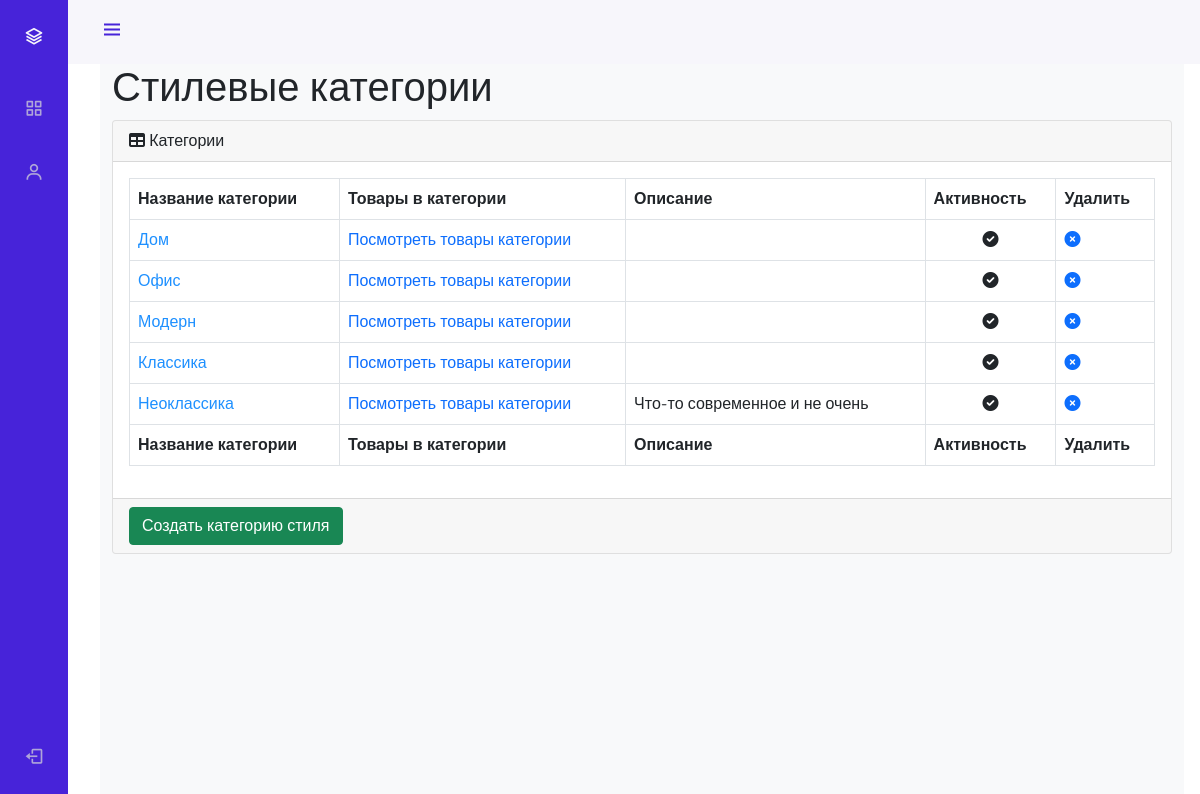
Screenshot of /admin_staff/categories/read/ with the database file from the repository.
### mainapp/models.py (models this page shows, shortened)
class StyleCategory(models.Model):
    name = models.CharField(
        verbose_name='имя',
        max_length=64,
        unique=True
    )
    description = models.TextField(
        verbose_name='описание',
        blank=True
    )
    is_active = models.BooleanField(
        verbose_name='активность',
        default=True
    )

### adminapp/views.py (the view)
# urls.py: path('categories/read/', adminapp.categories, name='categories'),
def categories(request):
    title = 'админка/категории'
    style_categories_list = StyleCategory.objects.all()
    context = {
        'title': title,
        'objects': style_categories_list
    }
    return render(request, 'adminapp/categories.html', context)

### mainapp/context_processor.py (called while the page is built)
def basket(request):
    print(f'context processor basket works')
    basket = []
    if request.user.is_authenticated:
        basket = Basket.objects.filter(user=request.user)
    return {'basket': basket, }

### adminapp/templates/adminapp/categories.html
{% extends 'adminapp/base.html' %}
{% load static %}
{% block content %}
<main>
    <div class="container-fluid">
        <h1 class="mt-4">Стилевые категории</h1>
        <div class="card mb-4">
            <div class="card-header">
                <i class="fas fa-table mr-1"></i>
                Категории
            </div>
            <div class="card-body">
                <div class="table-responsive">
                    <table class="table table-bordered" id="dataTable" width="100%" cellspacing="0">
                        <thead>
                        <tr>
                            <th>Название категории</th>
                            <th>Товары в категории</th>
                            <th>Описание</th>
                            <th>Активность</th>
                            <th>Удалить</th>
                        </tr>
                        </thead>
                        <tfoot>
                        <tr>
                            <th>Название категории</th>
                            <th>Товары в категории</th>
                            <th>Описание</th>
                            <th>Активность</th>
                            <th>Удалить</th>
                        </tr>
                        </tfoot>
                        <tbody>
                        {% for style_category in objects %}
                            <tr {% if not style_category.is_active %} style="opacity: 0.5;" {% endif %}>
                                <td><a href="{% url 'admin_staff:category_update' style_category.id %}" style="color: dodgerblue">{{ style_category.name }}</a></td>
                                <td><a href="{% url 'admin_staff:products' style_category.pk %}">Посмотреть товары категории</a></td>
                                <td>{{ style_category.description }}</td>
                                <td class="text-center">
                                    {% if style_category.is_active %}
                                        <i class="fa fa-check-circle"></i>
                                    {% else %}
                                        <i class="fa fa-times-circle"></i>
                                    {% endif %}
                                </td>
                                <td>
                                    <a {% if not style_category.is_active %} class="invisible" {% endif %} href="{% url 'admin_staff:category_delete' pk=style_category.id %}">
                                        <i class="fa fa-times-circle"></i>
                                    </a>
                                </td>
                            </tr>
                        {% endfor %}
                        </tbody>
                    </table>
                </div>
            </div>
            <div class="card-footer">
                <a href="{% url 'adminapp:category_create' %}">
                    <button class="btn btn-success">Создать категорию стиля</button>
                </a>
            </div>
        </div>
    </div>
</main>
{% endblock %}

### adminapp/static/adminapp/css/style.css (style rules this page uses)
:root { --header-height: 3rem; --nav-width: 68px; --first-color: #4723D9; --first-color-light: #AFA5D9; --white-color: #F7F6FB; --body-font: 'Nunito', sans-serif; --normal-font-size: 1rem; --z-fixed: 100 }
body { position: relative; margin: var(--header-height) 0 0 0; padding: 0 1rem; font-family: var(--body-font); font-size: var(--normal-font-size); transition: .5s }
a { text-decoration: none }
@media screen and (min-width: 768px) { body { margin: calc(var(--header-height) + 1rem) 0 0 0; padding-left: calc(var(--nav-width) + 2rem) } }

### rows the page displays
StyleCategory: name "Дом", is_active True (drawn)
StyleCategory: name "Офис", is_active True (drawn)
StyleCategory: name "Модерн", is_active True (drawn)
StyleCategory: name "Классика", is_active True (drawn)
StyleCategory: name "Неоклассика", description "Что-то современное и не очень", is_active True (drawn)
